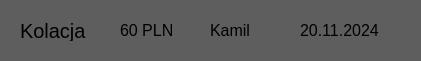
    <widget class="QWidget" name="wydatek3" native="true">
     <property name="geometry">
      <rect>
       <x>10</x>
       <y>150</y>
       <width>421</width>
       <height>61</height>
      </rect>
     </property>
     <property name="palette">
      <palette>
       <active>
        <colorrole role="WindowText">
         <brush brushstyle="SolidPattern">
          <color alpha="255">
           <red>255</red>
           <green>255</green>
           <blue>255</blue>
          </color>
         </brush>
        </colorrole>
        <colorrole role="Button">
         <brush brushstyle="SolidPattern">
          <color alpha="255">
           <red>94</red>
           <green>94</green>
           <blue>94</blue>
          </color>
         </brush>
        </colorrole>
        <colorrole role="Light">
         <brush brushstyle="SolidPattern">
          <color alpha="255">
           <red>38</red>
           <green>39</green>
           <blue>41</blue>
          </color>
         </brush>
        </colorrole>
        <colorrole role="Midlight">
         <brush brushstyle="SolidPattern">
          <color alpha="255">
           <red>31</red>
           <green>32</green>
           <blue>34</blue>
          </color>
         </brush>
        </colorrole>
        <colorrole role="Dark">
         <brush brushstyle="SolidPattern">
          <color alpha="255">
           <red>13</red>
           <green>13</green>
           <blue>14</blue>
          </color>
         </brush>
        </colorrole>
        <colorrole role="Mid">
         <brush brushstyle="SolidPattern">
          <color alpha="255">
           <red>17</red>
           <green>17</green>
           <blue>18</blue>
          </color>
         </brush>
        </colorrole>
        <colorrole role="Text">
         <brush brushstyle="SolidPattern">
          <color alpha="255">
           <red>255</red>
           <green>255</green>
           <blue>255</blue>
          </color>
         </brush>
        </colorrole>
        <colorrole role="BrightText">
         <brush brushstyle="SolidPattern">
          <color alpha="255">
           <red>255</red>
           <green>255</green>
           <blue>255</blue>
          </color>
         </brush>
        </colorrole>
        <colorrole role="ButtonText">
         <brush brushstyle="SolidPattern">
          <color alpha="255">
           <red>255</red>
           <green>255</green>
           <blue>255</blue>
          </color>
         </brush>
        </colorrole>
        <colorrole role="Base">
         <brush brushstyle="SolidPattern">
          <color alpha="255">
           <red>94</red>
           <green>94</green>
           <blue>94</blue>
          </color>
         </brush>
        </colorrole>
        <colorrole role="Window">
         <brush brushstyle="SolidPattern">
          <color alpha="255">
           <red>94</red>
           <green>94</green>
           <blue>94</blue>
          </color>
         </brush>
        </colorrole>
        <colorrole role="Shadow">
         <brush brushstyle="SolidPattern">
          <color alpha="255">
           <red>0</red>
           <green>0</green>
           <blue>0</blue>
          </color>
         </brush>
        </colorrole>
        <colorrole role="AlternateBase">
         <brush brushstyle="SolidPattern">
          <color alpha="255">
           <red>12</red>
           <green>13</green>
           <blue>13</blue>
          </color>
         </brush>
        </colorrole>
        <colorrole role="ToolTipBase">
         <brush brushstyle="SolidPattern">
          <color alpha="255">
           <red>255</red>
           <green>255</green>
           <blue>220</blue>
          </color>
         </brush>
        </colorrole>
        <colorrole role="ToolTipText">
         <brush brushstyle="SolidPattern">
          <color alpha="255">
           <red>0</red>
           <green>0</green>
           <blue>0</blue>
          </color>
         </brush>
        </colorrole>
        <colorrole role="PlaceholderText">
         <brush brushstyle="SolidPattern">
          <color alpha="127">
           <red>255</red>
           <green>255</green>
           <blue>255</blue>
          </color>
         </brush>
        </colorrole>
        <colorrole role="Accent">
         <brush brushstyle="SolidPattern">
          <color alpha="255">
           <red>0</red>
           <green>0</green>
           <blue>0</blue>
          </color>
         </brush>
        </colorrole>
       </active>
       <inactive>
        <colorrole role="WindowText">
         <brush brushstyle="SolidPattern">
          <color alpha="255">
           <red>255</red>
           <green>255</green>
           <blue>255</blue>
          </color>
         </brush>
        </colorrole>
        <colorrole role="Button">
         <brush brushstyle="SolidPattern">
          <color alpha="255">
           <red>94</red>
           <green>94</green>
           <blue>94</blue>
          </color>
         </brush>
        </colorrole>
        <colorrole role="Light">
         <brush brushstyle="SolidPattern">
          <color alpha="255">
           <red>38</red>
           <green>39</green>
           <blue>41</blue>
          </color>
         </brush>
        </colorrole>
        <colorrole role="Midlight">
         <brush brushstyle="SolidPattern">
          <color alpha="255">
           <red>31</red>
           <green>32</green>
           <blue>34</blue>
          </color>
         </brush>
        </colorrole>
        <colorrole role="Dark">
         <brush brushstyle="SolidPattern">
          <color alpha="255">
           <red>13</red>
           <green>13</green>
           <blue>14</blue>
          </color>
         </brush>
        </colorrole>
        <colorrole role="Mid">
         <brush brushstyle="SolidPattern">
          <color alpha="255">
           <red>17</red>
           <green>17</green>
           <blue>18</blue>
          </color>
         </brush>
        </colorrole>
        <colorrole role="Text">
         <brush brushstyle="SolidPattern">
          <color alpha="255">
           <red>255</red>
           <green>255</green>
           <blue>255</blue>
          </color>
         </brush>
        </colorrole>
        <colorrole role="BrightText">
         <brush brushstyle="SolidPattern">
          <color alpha="255">
           <red>255</red>
           <green>255</green>
           <blue>255</blue>
          </color>
         </brush>
        </colorrole>
        <colorrole role="ButtonText">
         <brush brushstyle="SolidPattern">
          <color alpha="255">
           <red>255</red>
           <green>255</green>
           <blue>255</blue>
          </color>
         </brush>
        </colorrole>
        <colorrole role="Base">
         <brush brushstyle="SolidPattern">
          <color alpha="255">
           <red>94</red>
           <green>94</green>
           <blue>94</blue>
          </color>
         </brush>
        </colorrole>
        <colorrole role="Window">
         <brush brushstyle="SolidPattern">
          <color alpha="255">
           <red>94</red>
           <green>94</green>
           <blue>94</blue>
          </color>
         </brush>
        </colorrole>
        <colorrole role="Shadow">
         <brush brushstyle="SolidPattern">
          <color alpha="255">
           <red>0</red>
           <green>0</green>
           <blue>0</blue>
          </color>
         </brush>
        </colorrole>
        <colorrole role="AlternateBase">
         <brush brushstyle="SolidPattern">
          <color alpha="255">
           <red>12</red>
           <green>13</green>
           <blue>13</blue>
          </color>
         </brush>
        </colorrole>
        <colorrole role="ToolTipBase">
         <brush brushstyle="SolidPattern">
          <color alpha="255">
           <red>255</red>
           <green>255</green>
           <blue>220</blue>
          </color>
         </brush>
        </colorrole>
        <colorrole role="ToolTipText">
         <brush brushstyle="SolidPattern">
          <color alpha="255">
           <red>0</red>
           <green>0</green>
           <blue>0</blue>
          </color>
         </brush>
        </colorrole>
        <colorrole role="PlaceholderText">
         <brush brushstyle="SolidPattern">
          <color alpha="127">
           <red>255</red>
           <green>255</green>
           <blue>255</blue>
          </color>
         </brush>
        </colorrole>
        <colorrole role="Accent">
         <brush brushstyle="SolidPattern">
          <color alpha="255">
           <red>0</red>
           <green>0</green>
           <blue>0</blue>
          </color>
         </brush>
        </colorrole>
       </inactive>
       <disabled>
        <colorrole role="WindowText">
         <brush brushstyle="SolidPattern">
          <color alpha="255">
           <red>13</red>
           <green>13</green>
           <blue>14</blue>
          </color>
         </brush>
        </colorrole>
        <colorrole role="Button">
         <brush brushstyle="SolidPattern">
          <color alpha="255">
           <red>94</red>
           <green>94</green>
           <blue>94</blue>
          </color>
         </brush>
        </colorrole>
        <colorrole role="Light">
         <brush brushstyle="SolidPattern">
          <color alpha="255">
           <red>38</red>
           <green>39</green>
           <blue>41</blue>
          </color>
         </brush>
        </colorrole>
        <colorrole role="Midlight">
         <brush brushstyle="SolidPattern">
          <color alpha="255">
           <red>31</red>
           <green>32</green>
           <blue>34</blue>
          </color>
         </brush>
        </colorrole>
        <colorrole role="Dark">
         <brush brushstyle="SolidPattern">
          <color alpha="255">
           <red>13</red>
           <green>13</green>
           <blue>14</blue>
          </color>
         </brush>
        </colorrole>
        <colorrole role="Mid">
         <brush brushstyle="SolidPattern">
          <color alpha="255">
           <red>17</red>
           <green>17</green>
           <blue>18</blue>
          </color>
         </brush>
        </colorrole>
        <colorrole role="Text">
         <brush brushstyle="SolidPattern">
          <color alpha="255">
           <red>13</red>
           <green>13</green>
           <blue>14</blue>
          </color>
         </brush>
        </colorrole>
        <colorrole role="BrightText">
         <brush brushstyle="SolidPattern">
          <color alpha="255">
           <red>255</red>
           <green>255</green>
           <blue>255</blue>
          </color>
         </brush>
        </colorrole>
        <colorrole role="ButtonText">
         <brush brushstyle="SolidPattern">
          <color alpha="255">
           <red>13</red>
           <green>13</green>
           <blue>14</blue>
          </color>
         </brush>
        </colorrole>
        <colorrole role="Base">
         <brush brushstyle="SolidPattern">
          <color alpha="255">
           <red>94</red>
           <green>94</green>
           <blue>94</blue>
          </color>
         </brush>
        </colorrole>
        <colorrole role="Window">
         <brush brushstyle="SolidPattern">
          <color alpha="255">
           <red>94</red>
           <green>94</green>
           <blue>94</blue>
          </color>
         </brush>
        </colorrole>
        <colorrole role="Shadow">
         <brush brushstyle="SolidPattern">
          <color alpha="255">
           <red>0</red>
           <green>0</green>
           <blue>0</blue>
          </color>
         </brush>
        </colorrole>
        <colorrole role="AlternateBase">
         <brush brushstyle="SolidPattern">
          <color alpha="255">
           <red>25</red>
           <green>26</green>
           <blue>27</blue>
          </color>
         </brush>
        </colorrole>
        <colorrole role="ToolTipBase">
         <brush brushstyle="SolidPattern">
          <color alpha="255">
           <red>255</red>
           <green>255</green>
           <blue>220</blue>
          </color>
         </brush>
        </colorrole>
        <colorrole role="ToolTipText">
         <brush brushstyle="SolidPattern">
          <color alpha="255">
           <red>0</red>
           <green>0</green>
           <blue>0</blue>
          </color>
         </brush>
        </colorrole>
        <colorrole role="PlaceholderText">
         <brush brushstyle="SolidPattern">
          <color alpha="127">
           <red>13</red>
           <green>13</green>
           <blue>14</blue>
          </color>
         </brush>
        </colorrole>
        <colorrole role="Accent">
         <brush brushstyle="SolidPattern">
          <color alpha="255">
           <red>18</red>
           <green>18</green>
           <blue>19</blue>
          </color>
         </brush>
        </colorrole>
       </disabled>
      </palette>
     </property>
     <property name="autoFillBackground">
      <bool>false</bool>
     </property>
     <property name="styleSheet">
      <string notr="true">	background-color: rgb(94, 94, 94);</string>
     </property>
     <widget class="QLabel" name="labelNazwa3">
      <property name="geometry">
       <rect>
        <x>20</x>
        <y>20</y>
        <width>91</width>
        <height>21</height>
       </rect>
      </property>
      <property name="font">
       <font>
        <family>Tahoma</family>
        <pointsize>15</pointsize>
        <bold>false</bold>
       </font>
      </property>
      <property name="text">
       <string>Kolacja</string>
      </property>
     </widget>
     <widget class="QLabel" name="labelKwota3">
      <property name="geometry">
       <rect>
        <x>120</x>
        <y>20</y>
        <width>71</width>
        <height>21</height>
       </rect>
      </property>
      <property name="font">
       <font>
        <family>Tahoma</family>
        <pointsize>12</pointsize>
        <bold>false</bold>
       </font>
      </property>
      <property name="text">
       <string>60 PLN</string>
      </property>
     </widget>
     <widget class="QLabel" name="labelOsoba3">
      <property name="geometry">
       <rect>
        <x>210</x>
        <y>20</y>
        <width>61</width>
        <height>21</height>
       </rect>
      </property>
      <property name="font">
       <font>
        <family>Tahoma</family>
        <pointsize>12</pointsize>
        <bold>false</bold>
       </font>
      </property>
      <property name="text">
       <string>Kamil</string>
      </property>
     </widget>
     <widget class="QLabel" name="labelOsoba_4">
      <property name="geometry">
       <rect>
        <x>300</x>
        <y>20</y>
        <width>101</width>
        <height>21</height>
       </rect>
      </property>
      <property name="font">
       <font>
        <family>Tahoma</family>
        <pointsize>12</pointsize>
        <bold>false</bold>
       </font>
      </property>
      <property name="text">
       <string>20.11.2024</string>
      </property>
     </widget>
    </widget>
